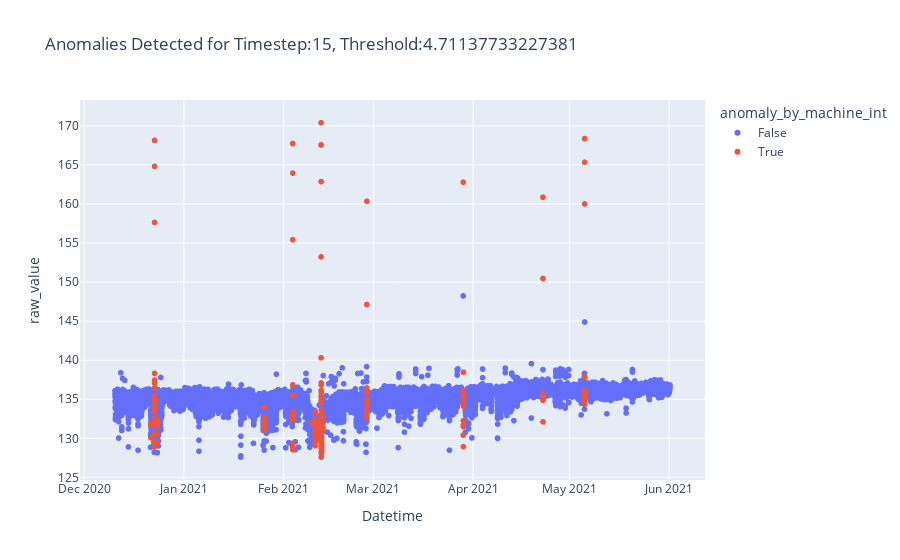

The notebook cell this image was saved under:
### Code cell
for ts in data_dict.keys():

    test_score_df = data_dict[ts]["test_score_df"]
    threshold = data_dict[ts]["train_score_df"]["loss"].sort_values().reset_index().drop('index',axis=1).iloc[round(len(data_dict[ts]["train_score_df"]["loss"])*0.995)][0]
    threshold_multiplier = 0.2

    test_score_df['threshold'] = threshold * threshold_multiplier
    test_score_df['anomaly_by_machine'] = test_score_df['loss'] > test_score_df['threshold']
    test_score_df["raw_value"] = test["raw_value"][ts-on:]
    test_score_df["anomaly_by_machine_int"] = test_score_df['anomaly_by_machine'].apply(lambda x: str(x))

    test_score_df["year_month"] = test_score_df["Datetime"].apply(lambda x: "-".join(x.split("-")[0:2]))


    fig = px.scatter(test_score_df, x="Datetime", y="raw_value", color="anomaly_by_machine_int", 
                        title="Anomalies Detected for Timestep:{}, Threshold:{}".format(ts, threshold))

    human_anomalies = test[test["anomaly_by_human"] == "True"]

    fig.add_trace(go.Scatter(x=human_anomalies["Datetime"], y=human_anomalies["raw_value"], mode="markers",
                marker=dict(size=10, color="Black"),
                name="anomaly_by_human=True"))

    fig.show()

### Figure 1 — Plotly figure (JSON) as saved in the notebook; plotly's stock layout.template omitted (floating-point values rounded to 4 significant figures; data arrays with more than 128 entries replaced by an {"elided": "..."} marker saying what was removed)
{"data": [{"hovertemplate": "anomaly_by_machine_int=False<br>Datetime=%{x}<br>raw_value=%{y}<extra></extra>", "legendgroup": "False", "marker": {"color": "#636efa", "symbol": "circle"}, "mode": "markers", "name": "False", "showlegend": true, "type": "scattergl", "x": {"elided": "16530 str values"}, "xaxis": "x", "y": {"elided": "16530 float values"}, "yaxis": "y"}, {"hovertemplate": "anomaly_by_machine_int=True<br>Datetime=%{x}<br>raw_value=%{y}<extra></extra>", "legendgroup": "True", "marker": {"color": "#EF553B", "symbol": "circle"}, "mode": "markers", "name": "True", "showlegend": true, "type": "scattergl", "x": {"elided": "264 str values"}, "xaxis": "x", "y": {"elided": "264 float values"}, "yaxis": "y"}, {"marker": {"color": "Black", "size": 10}, "mode": "markers", "name": "anomaly_by_human=True", "type": "scatter", "x": [], "y": []}], "layout": {"legend": {"title": {"text": "anomaly_by_machine_int"}, "tracegroupgap": 0}, "title": {"text": "Anomalies Detected for Timestep:15, Threshold:4.71137733227381"}, "xaxis": {"anchor": "y", "domain": [0, 1], "title": {"text": "Datetime"}}, "yaxis": {"anchor": "x", "domain": [0, 1], "title": {"text": "raw_value"}}}}
